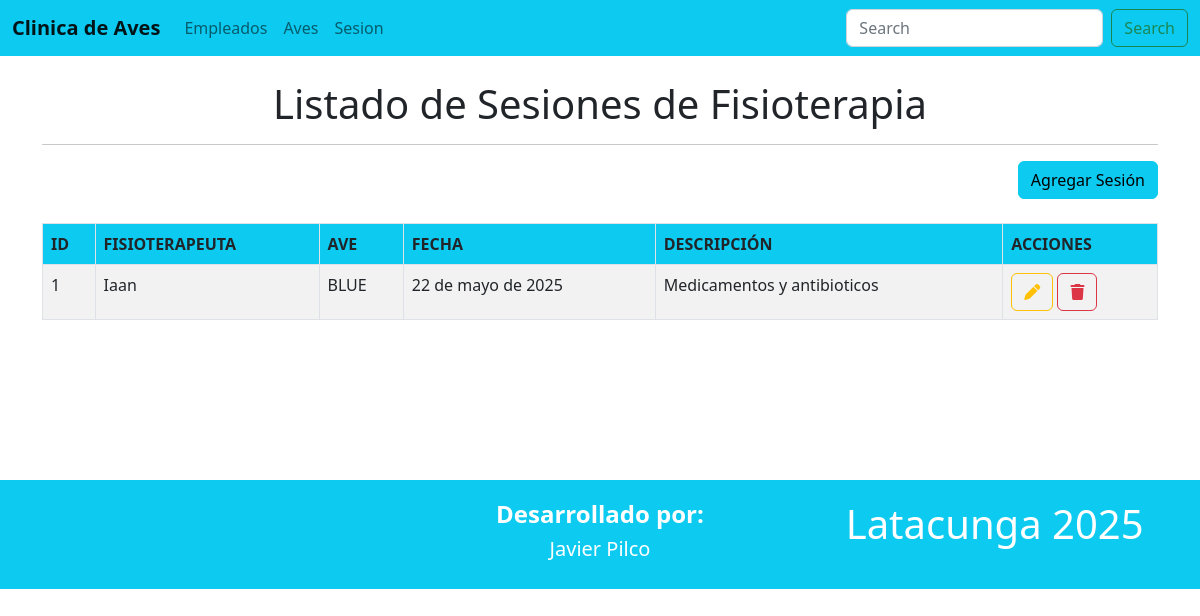
The app's page /sesiones, older data.
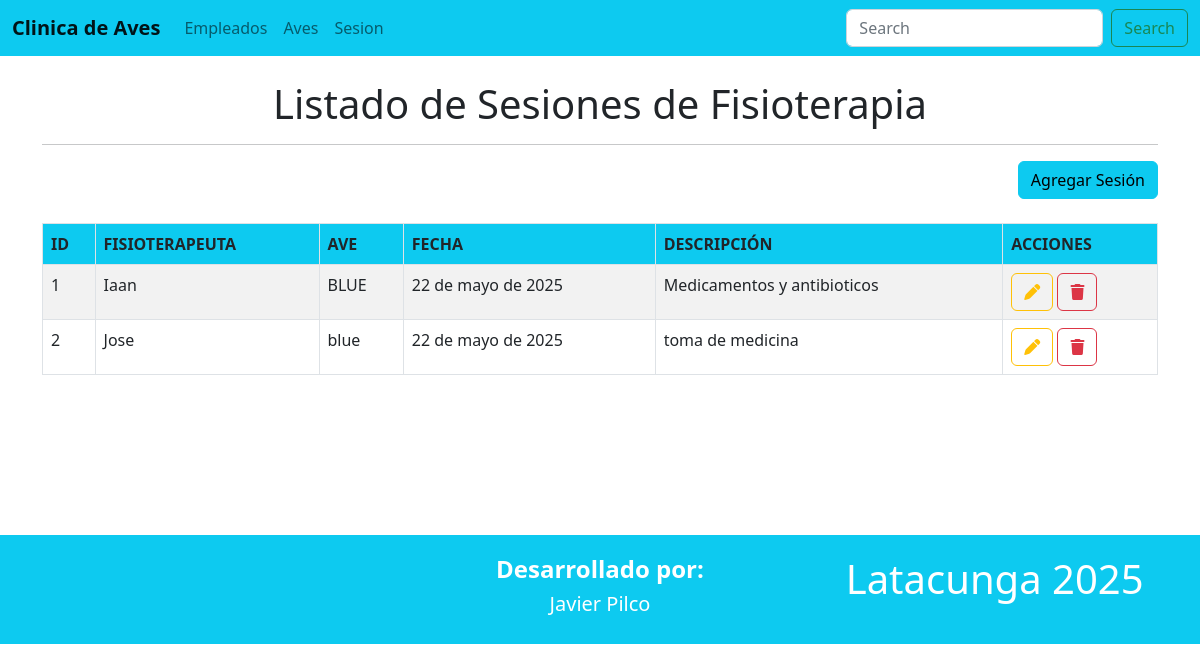
The same page, newer data.
### Aplicaciones/Modulo/models.py (models this page shows, shortened)
class SesionFisioterapia(models.Model):
    fisioterapeuta = models.ForeignKey(Empleado, on_delete=models.CASCADE)
    ave = models.ForeignKey(AveDePresa, on_delete=models.CASCADE)
    fecha_sesion = models.DateField()
    descripcion = models.TextField()

class Empleado(models.Model):
    identificacion = models.CharField(max_length=20, unique=True)
    nombre = models.CharField(max_length=100)
    edad = models.IntegerField()
    titulo = models.CharField(max_length=100)
    especialidad = models.CharField(max_length=50, default='Fisioterapeuta Aviar')

class AveDePresa(models.Model):
    nombre = models.CharField(max_length=100)
    especie = models.CharField(max_length=50)
    fecha_ingreso = models.DateField()
    observaciones = models.TextField(blank=True)

### Aplicaciones/Modulo/views.py (the view)
# urls.py: path('sesiones', views.inicioSesiones),
def inicioSesiones(request):
    sesiones = SesionFisioterapia.objects.all()
    return render(request, "inicioSesiones.html", {'sesiones': sesiones})

### Aplicaciones/Modulo/templates/inicioSesiones.html (shortened to what this page needs)
{% extends './plantilla.html' %}
{% block contenido %}
<br>
<h1 class="text-center">Listado de Sesiones de Fisioterapia</h1>
<hr>
<div class="row">
    <div class="text-end">
        <a href="nuevaSesion" class="btn btn-info text-right">
            Agregar Sesión
        </a>
    </div>
</div>
<br>
<table class="table table-bordered table-striped table-hover">
    <thead>
        <tr class="bg-info">
            <th>ID</th>
            <th>FISIOTERAPEUTA</th>
            <th>AVE</th>
            <th>FECHA</th>
            <th>DESCRIPCIÓN</th>
            <th>ACCIONES</th>
        </tr>
    </thead>
    <tbody>
        {% for sesion in sesiones %}
            <tr>
                <td>{{ sesion.id }}</td>
                <td>{{ sesion.fisioterapeuta.nombre }}</td>
                <td>{{ sesion.ave.nombre }}</td>
                <td>{{ sesion.fecha_sesion }}</td>
                <td>{{ sesion.descripcion }}</td>
                <td>
                    <a href="editarSesion/{{ sesion.id }}" class="btn btn-outline-warning">
                        <i class="fa fa-pen"></i>
                    </a>
                    <a href="#"
                        data-id="{{ sesion.id }}"
                        class="btn btn-outline-danger btnEliminar">
                        <i class="fa fa-trash"></i>
                    </a>
                </td>
            </tr>
        {% endfor %}
    </tbody>
</table>
<br><br><br><br><br><br>
{% endblock %}

### Aplicaciones/Modulo/templates/plantilla.html (shortened to what this page needs)
<!DOCTYPE html>
<html lang="es">
<head>
    <link href="https://cdn.jsdelivr.net/npm/bootstrap@5.2.3/dist/css/bootstrap.min.css" rel="stylesheet">
    <link rel="stylesheet" href="https://cdnjs.cloudflare.com/ajax/libs/font-awesome/6.7.2/css/all.min.css" />
</head>
<body >
    <nav class="navbar navbar-expand-lg bg-info">
        <div class="container-fluid">
          <a class="navbar-brand" href="/"><b>Clinica de Aves</b></a>
          <div class="collapse navbar-collapse" id="navbarSupportedContent">
            <ul class="navbar-nav me-auto mb-2 mb-lg-0">
              <li class="nav-item">
                <a class="nav-link" href="/">Empleados</a>
              </li>
              <li class="nav-item">
                <a class="nav-link" href="/aves">Aves</a>
              </li>
              <li class="nav-item">
                <a class="nav-link" href="/sesiones">Sesion</a>
              </li>
            </ul>
            <form class="d-flex" role="search">
              <input class="form-control me-2" type="search" placeholder="Search" aria-label="Search">
              <button class="btn btn-outline-success" type="submit">Search</button>
            </form>
          </div>
        </div>
      </nav>
    <div class="container">
        {% block contenido %}
        {% endblock %}
    </div>
    <div class="row bg-info" style="padding:20px;
        color:white;">
        <div class="col-md-4 text-center">
        </div>
        <div class="col-md-4 text-center">
            <h4><b>Desarrollado por:</b></h4>
            <h5>Javier Pilco</h5>
        </div>
        <div class="col-md-4 text-center">
            <h1>Latacunga 2025</h1>
        </div>
    </div>
</body>
</html>

Row changes from the older to the newer data that the page shows:
added SesionFisioterapia: id "2", fisioterapeuta.nombre "Jose", ave.nombre "blue", fecha_sesion "22 de mayo de 2025", descripcion "toma de medicina"
